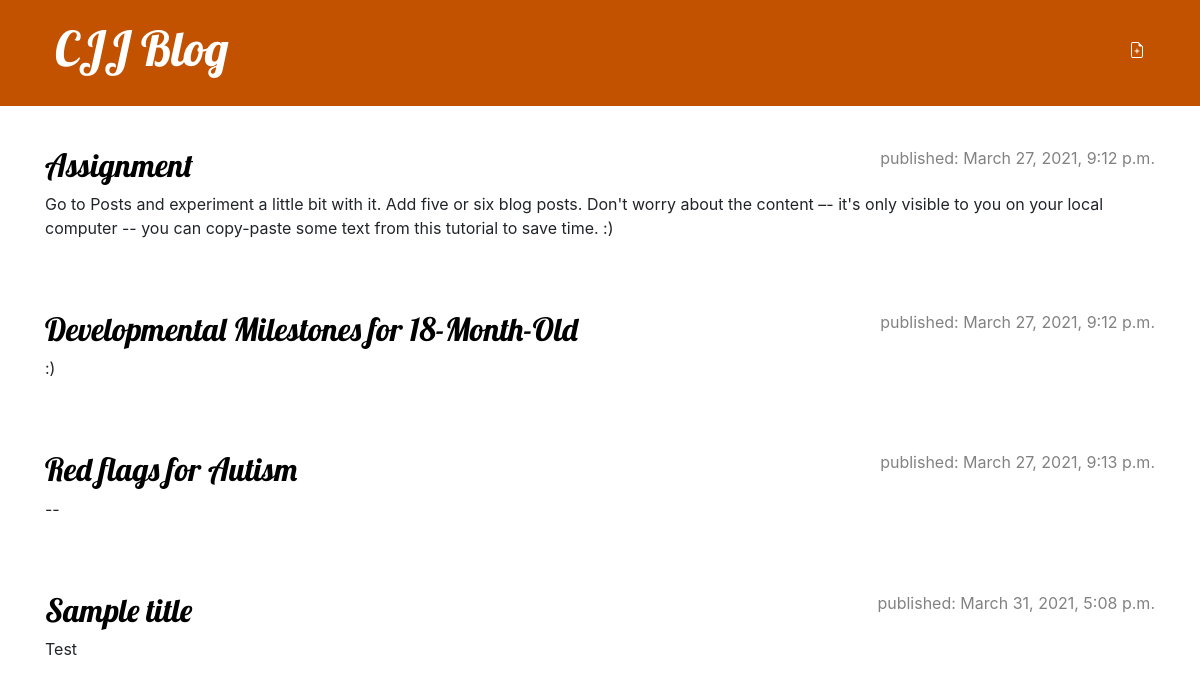
Before: / with the older database file.
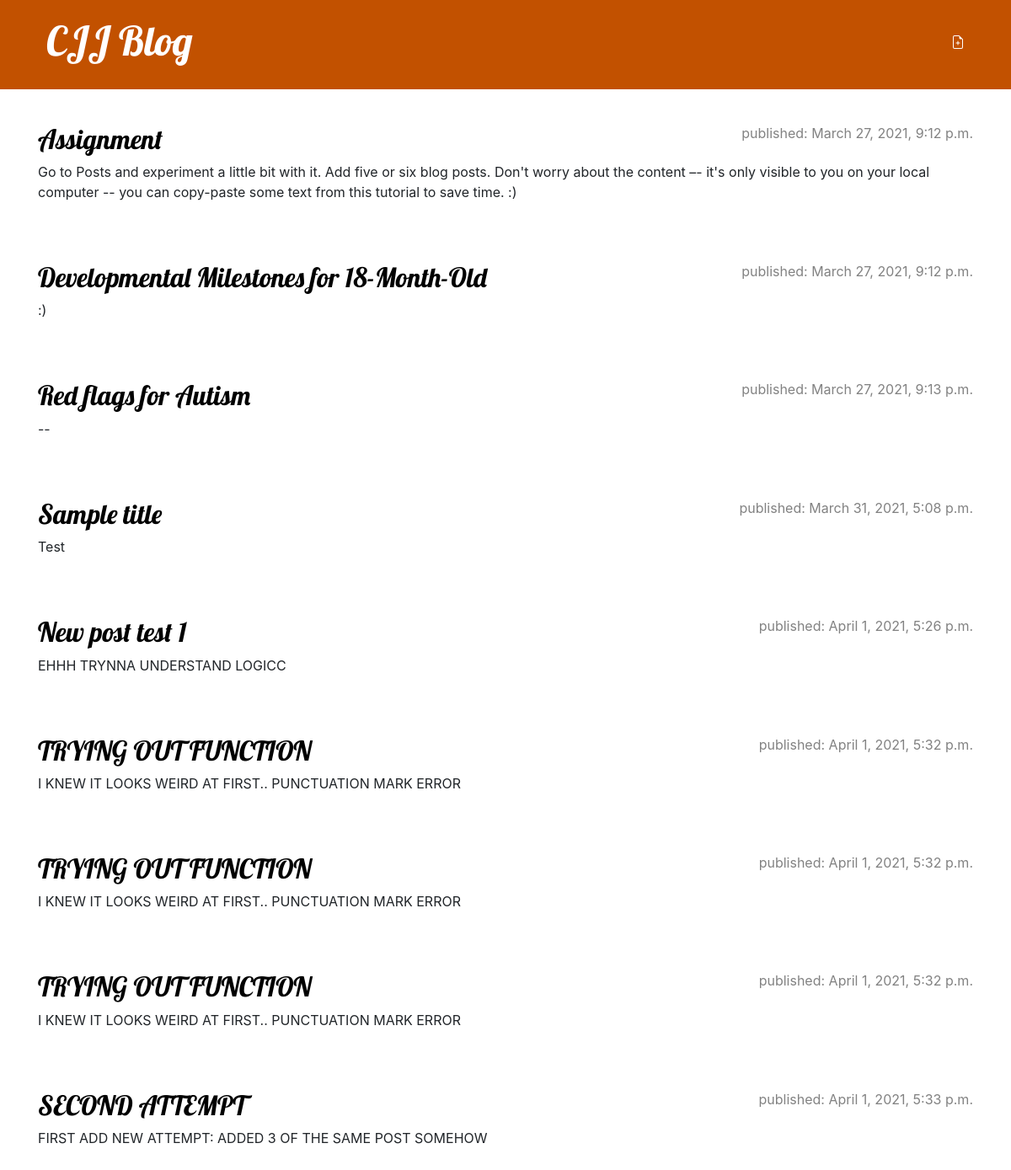
After: the same page with the newer database file.
### boards/models.py (models this page shows, shortened)
class Post(models.Model):
    author = models.ForeignKey(settings.AUTH_USER_MODEL, on_delete=models.CASCADE)
    title = models.CharField(max_length=200)
    text = models.TextField()
    created_date = models.DateTimeField(default=timezone.now)
    published_date = models.DateTimeField(blank=True, null=True)

### boards/views.py (the view)
# urls.py: path('', views.post_list, name='post_list'),
def post_list(request):
    posts = Post.objects.filter(published_date__lte=timezone.now()).order_by('published_date')
    return render(request, 'boards/post_list.html', {'posts':posts})

### boards/templates/boards/post_list.html
{% extends 'boards/base.html' %}
{% block content %}
    {% for post in posts %}
        <article class="post">
            <time class="date">published: {{post.published_date}} </time>
            <h2><a href="{% url 'post_detail' pk=post.pk %}"> {{ post.title }} </a></h2>
            <p> {{ post.text|linebreaksbr }} </p>
        </article>
    {% endfor %}
{% endblock %}

### boards/templates/boards/base.html (shortened to what this page needs)
{% load static %}
<!DOCTYPE html>
<html lang="en">
<head>
    <link rel="stylesheet" href="https://cdn.jsdelivr.net/npm/bootstrap@4.5.3/dist/css/bootstrap.min.css">
    <link rel="stylesheet" href="{% static 'css/blog.css' %}">
</head>
<body>
    <header class="page-header">
      <div class="container">
        <a href="{% url 'post_new' %}" class="top-menu">
        </a>
        <h1><a href="/">CJJ Blog</a></h1>
      </div>
    </header>
    <main class="container">
        <div class="row">
            <div class="col">
            {% block content %}
            {% endblock %}
            </div>
        </div>
    </main>
</body>
</html>

### boards/static/css/blog.css (style rules this page uses)
.page-header { background-color: #C25100; margin-top: 0; margin-bottom: 40px; padding: 20px 20px 20px 40px; }
.page-header h1, .page-header h1 a, .page-header h1 a:visited, .page-header h1 a:active { color: #ffffff; font-size: 36pt; text-decoration: none; }
h1, h2, h3, h4 { font-family: 'Lobster', cursive; }
.date { color: #828282; }
.top-menu, .top-menu:hover, .top-menu:visited { color: #ffffff; float: right; font-size: 26pt; margin-right: 20px; }
.post { margin-bottom: 70px; }
.post h2 a, .post h2 a:visited { color: #000000; }
.post > .date, .post > .actions { float: right; }

Changed rows visible on the page:
added Post: published_date "April 1, 2021, 5:26 p.m.", title "New post test 1", text "EHHH TRYNNA UNDERSTAND LOGICC"
added Post: published_date "April 1, 2021, 5:32 p.m.", title "TRYING OUT FUNCTION", text "I KNEW IT LOOKS WEIRD AT FIRST.. PUNCTUATION MARK ERROR"
added Post: published_date "April 1, 2021, 5:32 p.m.", title "TRYING OUT FUNCTION", text "I KNEW IT LOOKS WEIRD AT FIRST.. PUNCTUATION MARK ERROR"
added Post: published_date "April 1, 2021, 5:32 p.m.", title "TRYING OUT FUNCTION", text "I KNEW IT LOOKS WEIRD AT FIRST.. PUNCTUATION MARK ERROR"
added Post: published_date "April 1, 2021, 5:33 p.m.", title "SECOND ATTEMPT", text "FIRST ADD NEW ATTEMPT: ADDED 3 OF THE SAME POST SOMEHOW"
